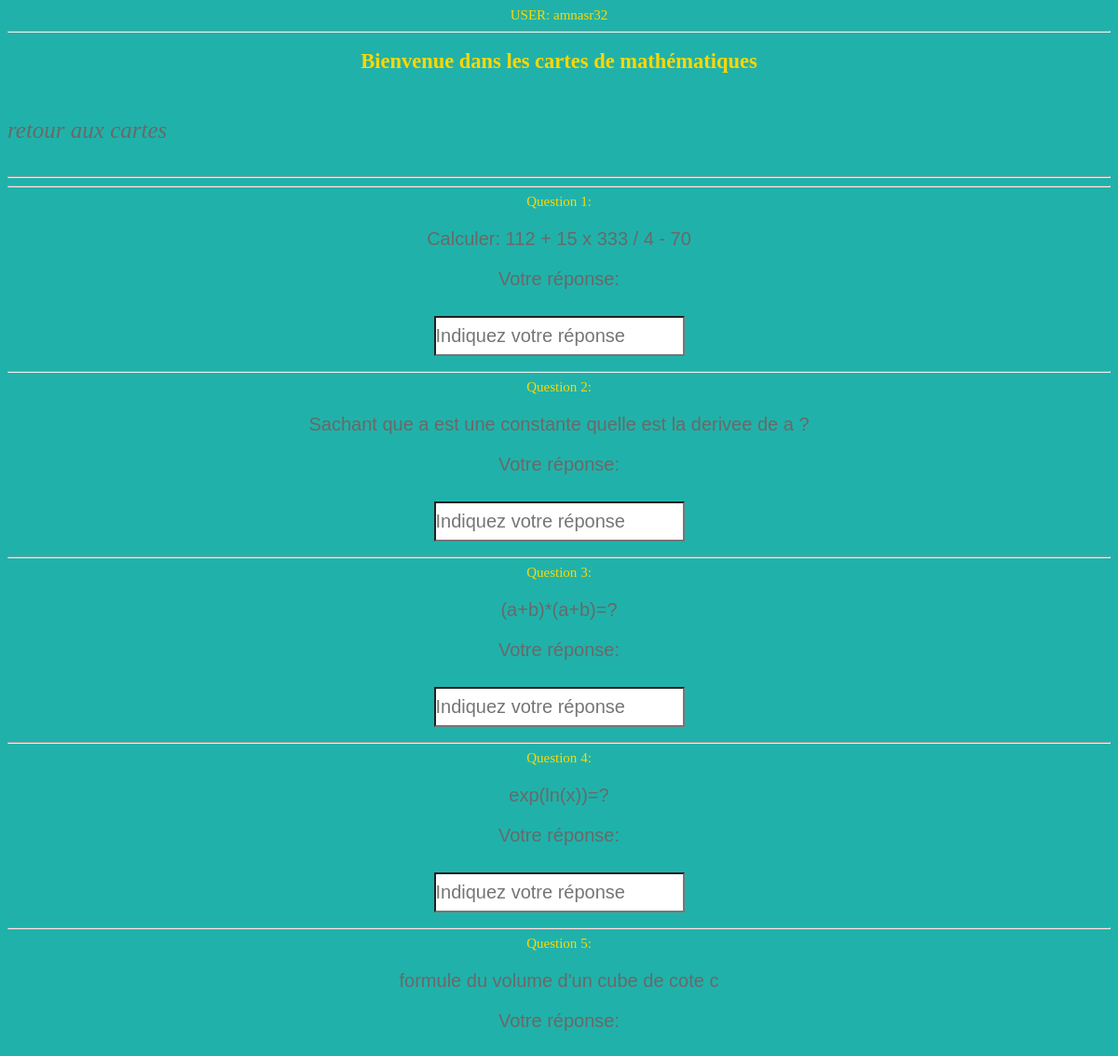
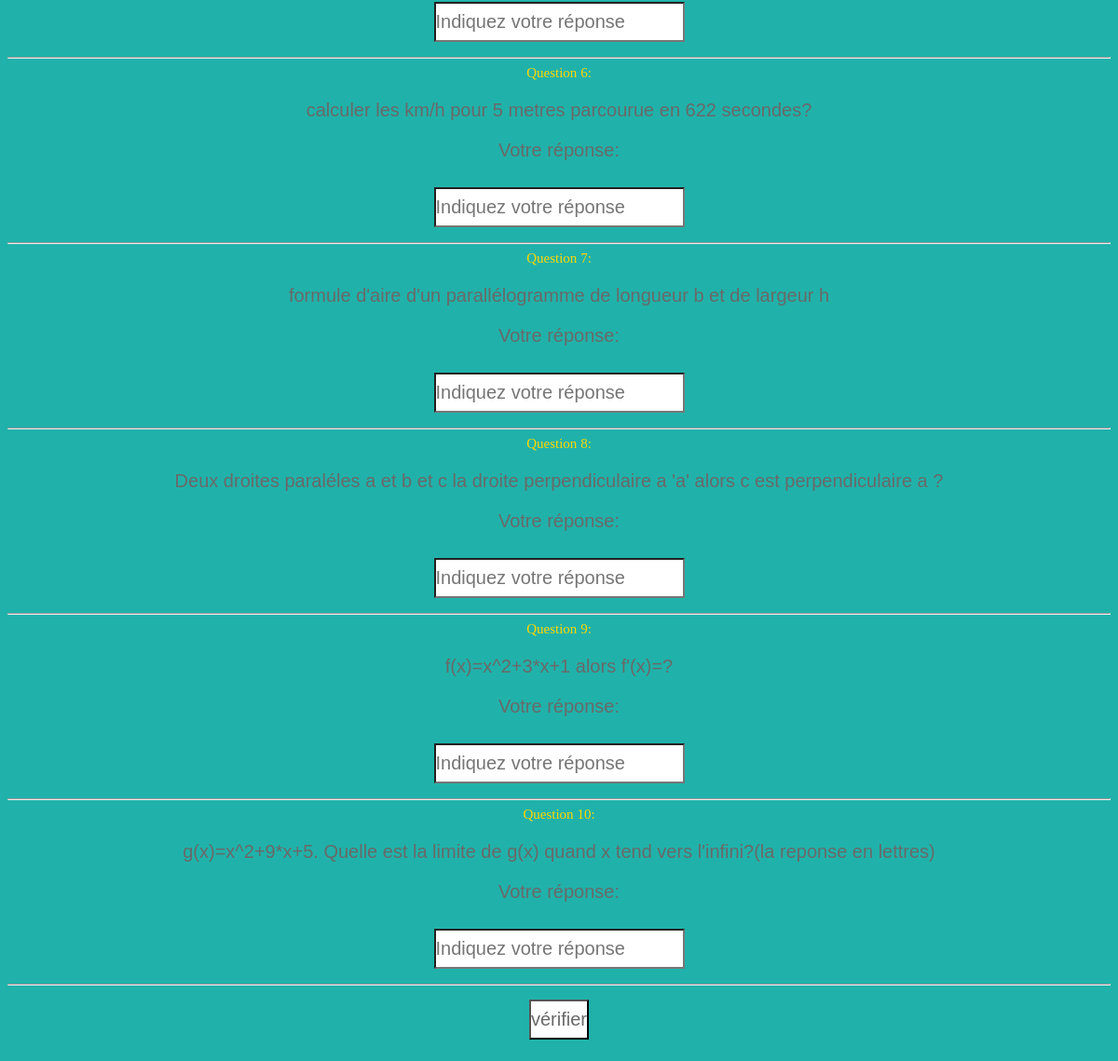
/cartes_math.php (signed in), run on the app's committed database (2 pictures, top to bottom).
### tables this page shows
CREATE TABLE IF NOT EXISTS `cartes_math` (
  `id` int(11) NOT NULL AUTO_INCREMENT,
  `question` varchar(500) NOT NULL,
  `reponse` varchar(500) NOT NULL,
  PRIMARY KEY (`id`)
);

### cartes_math.php (the view, shortened to what this page needs)
<?php
if(isset($_SESSION['username'])){
echo"USER:"."   ".$_SESSION['username'];
?>
<DOCTYPE!html>
<html lang="fr">
<head>
  <link rel="stylesheet" href=" jeu.css ">
</head>
<body>
<hr/>
<h2> Bienvenue dans les cartes de mathématiques <br></h2>
 <a href="membre.php" > <i> <div style="text-align:left">retour aux cartes </div></i></a>
 <hr/>
<?php
			$connect=mysqli_connect('localhost','root','','amira_base');
			$roq="SELECT * FROM cartes_math" ;
			$reg=mysqli_query($connect,$roq);
			$a=0;
			while($ligne=mysqli_fetch_assoc($reg)){
					$a++;
					echo"<hr>";
					echo"Question ".$a.":";
					echo "<br/>";
					?>
					<p><?php echo $ligne['question'];
					echo "<br/>";
?></p>
	<form method="POST" action="cartes_math.php">
	<p>Votre réponse:</p>
	<input type ="text" name="reponse_carte_math[]" placeholder="Indiquez votre réponse" >
<?php
}
echo"<hr>";}
			?>
		 <input type="submit" size="20"  value="vérifier" name="submit_check2">
			</form>
</body>
</html>

### jeu.css (style rules this page uses)
body { background-color:#20B2AA ; color: gold; text-align:center; font-family: italic; font-size: 15px; }
p { color:#696969; font-family: italic; }
a { padding: 50px; margin: 80px; font-weight:500; text-decoration:none; font-size: 50px; text-align: center; color:#696969; }
form input { background: white ; overflow: hidden; font-size: 20px; padding: 8px 0; margin: 8px 0 ; font-family: sans-serif; border-bottom: 20 px solid; color: #696969; }

### cartes_math.php (style rules this page uses)
a { text-align: center; font-family: italic; font-size: 25px; color:#696969; }
p { color:#696969; font-size: 20px; font-family: italic; font-family: sans-serif; }
h2 { color:gold; }

### data on the page
cartes_math: question "Calculer: 112 + 15 x 333 / 4 - 70"
cartes_math: question "Sachant que a est une constante quelle est la derivee de a ?"
cartes_math: question "(a+b)*(a+b)=?"
cartes_math: question "exp(ln(x))=?"
cartes_math: question "formule du volume d'un cube de cote c"
cartes_math: question "calculer les km/h pour 5 metres parcourue en 622 secondes?"
cartes_math: question "formule d'aire d'un parallélogramme de longueur b et de largeur h"
cartes_math: question "Deux droites paraléles a et b et c la droite perpendiculaire a 'a' alors c est perpendiculaire a ?"
cartes_math: question "f(x)=x^2+3*x+1 alors f'(x)=?"
cartes_math: question "g(x)=x^2+9*x+5. Quelle est la limite de g(x) quand x tend vers l'infini?(la reponse en lettres)"

### other printed values
$_SESSION['username'] "amnasr32"
